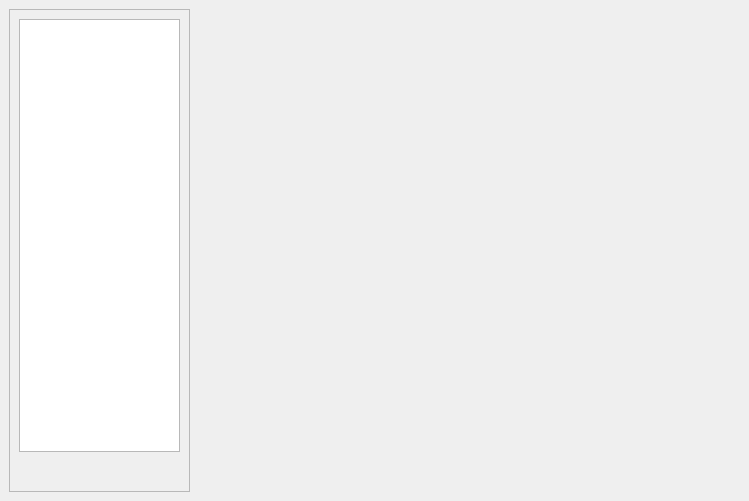
<?xml version="1.0" encoding="UTF-8"?>
<ui version="4.0">
 <class>MainWindow</class>
 <widget class="QMainWindow" name="MainWindow">
  <property name="geometry">
   <rect>
    <x>0</x>
    <y>0</y>
    <width>749</width>
    <height>501</height>
   </rect>
  </property>
  <property name="windowTitle">
   <string>Activation Atlas Annotator</string>
  </property>
  <widget class="QWidget" name="central_widget">
   <layout class="QHBoxLayout" name="horizontalLayout" stretch="1,3">
    <item>
     <widget class="QScrollArea" name="sidebar_scroll_area">
      <property name="widgetResizable">
       <bool>true</bool>
      </property>
      <widget class="QWidget" name="contents">
       <property name="geometry">
        <rect>
         <x>0</x>
         <y>0</y>
         <width>181</width>
         <height>483</height>
        </rect>
       </property>
       <layout class="QVBoxLayout" name="verticalLayout">
        <item>
         <widget class="QListWidget" name="layer_list">
          <property name="sizePolicy">
           <sizepolicy hsizetype="Expanding" vsizetype="Expanding">
            <horstretch>0</horstretch>
            <verstretch>0</verstretch>
           </sizepolicy>
          </property>
          <property name="minimumSize">
           <size>
            <width>0</width>
            <height>0</height>
           </size>
          </property>
         </widget>
        </item>
        <item>
         <widget class="QWidget" name="thumbnail_area" native="true"/>
        </item>
        <item>
         <widget class="QWidget" name="option_area" native="true">
          <layout class="QVBoxLayout" name="verticalLayout_2"/>
         </widget>
        </item>
       </layout>
      </widget>
     </widget>
    </item>
    <item>
     <widget class="QWidget" name="grid_area" native="true"/>
    </item>
   </layout>
  </widget>
 </widget>
 <resources/>
 <connections/>
</ui>
